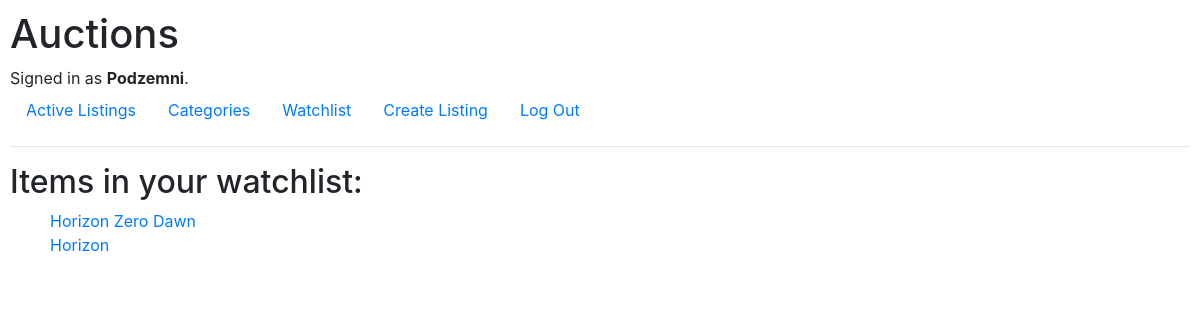
The page /watchlist (signed in) on the database as committed earlier.
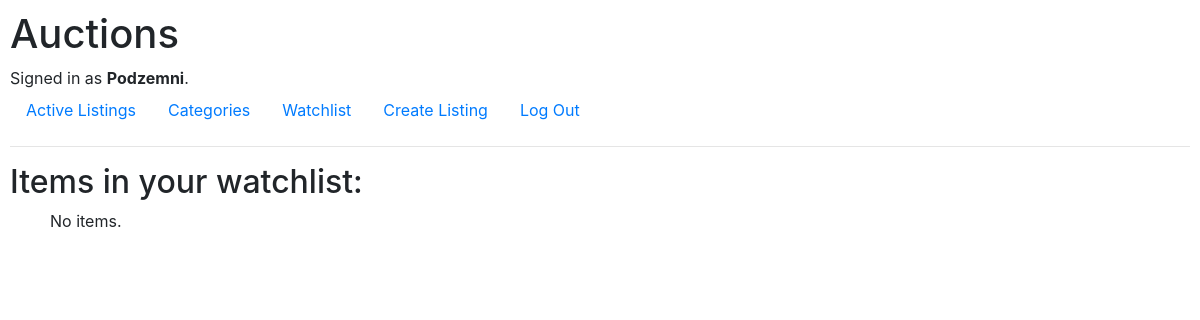
The same page on the database as committed later.
### auctions/models.py (models this page shows, shortened)
class User(AbstractUser):
    pass

class Listing(models.Model):
    name = models.CharField(max_length=64)
    description = models.CharField(max_length=256)
    category = models.ForeignKey(Category, on_delete=models.CASCADE, blank=True, null=True, related_name="category")
    imgurl = models.CharField(max_length=512, default="https://upload.wikimedia.org/wikipedia/commons/1/14/No_Image_Available.jpg")
    price = models.ForeignKey(Bid, on_delete=models.CASCADE, blank=True, null=True, related_name="price")
    is_active = models.BooleanField(default=True)
    owner = models.ForeignKey(User, on_delete=models.CASCADE, blank=True, related_name="user")
    watchlist = models.ManyToManyField(User, blank=True, null=True, related_name="watchlist")

### auctions/views.py (the view)
# urls.py: path("watchlist", views.watchlist, name="watchlist"),
def watchlist(request):
    user= request.user
    items = Listing.objects.filter(watchlist=user)
    return render(request, "auctions/watchlist.html", {
        "items": items
    })

### auctions/templates/auctions/watchlist.html (shortened to what this page needs)
{% extends "auctions/layout.html" %}
{% block body %}
    <h2>Items in your watchlist:</h2>
    <ul>
        {% for item in items %}
            <li><a href="{% url 'entry' item.name %}">{{ item.name }}</a></li>
        {% empty %}
            <li>No items.</li>
        {% endfor %}
    </ul>
{% endblock %}

### auctions/templates/auctions/layout.html (shortened to what this page needs)
{% load static %}
<!DOCTYPE html>
<html lang="en">
    <head>
        <link rel="stylesheet" href="https://stackpath.bootstrapcdn.com/bootstrap/4.4.1/css/bootstrap.min.css">
        <link href="{% static 'auctions/styles.css' %}" rel="stylesheet">
    </head>
    <body>
        <h1>Auctions</h1>
        <div>
            {% if user.is_authenticated %}
                Signed in as <strong>{{ user.username }}</strong>.
            {% else %}
                Not signed in.
            {% endif %}
        </div>
        <ul class="nav">
            <li class="nav-item">
                <a class="nav-link" href="{% url 'index' %}">Active Listings</a>
            </li>
            <li class="nav-item">
                <a class="nav-link" href="{% url 'category_list' %}">Categories</a>
            </li>
            {% if user.is_authenticated %}
            <li class="nav-item">
                <a class="nav-link" href="{% url 'watchlist' %}">Watchlist</a>
            </li>
            <li class="nav-item">
                <a class="nav-link" href="{% url 'new_listing' %}">Create Listing</a>
            </li>
                <li class="nav-item">
                    <a class="nav-link" href="{% url 'logout' %}">Log Out</a>
                </li>
            {% endif %}
        </ul>
        <hr>
        {% block body %}
        {% endblock %}
    </body>
</html>

### auctions/static/auctions/styles.css (style rules this page uses)
body { padding: 10px; }
ul { list-style-type: none; }

Rows that differ between the two databases and show on the page:
removed Listing: name "Horizon Zero Dawn"
removed Listing: name "Horizon"
Other text that changed with them:
text now shown: "No items."
